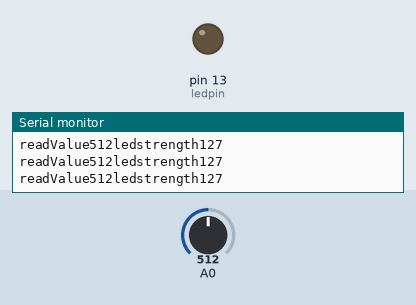
Simulated run of this sketch. Board: Arduino Uno, built with avr-gcc and run on an emulated ATmega328P. On the bench: output pins drawn as LEDs (lit = HIGH), the last lines printed to the serial monitor. Inputs (shaded band) come from the test bench; at power-on: A0 = 512.

Above: at 1.2 s.
1.3 s: A0 set to 524
At 3.0 s:
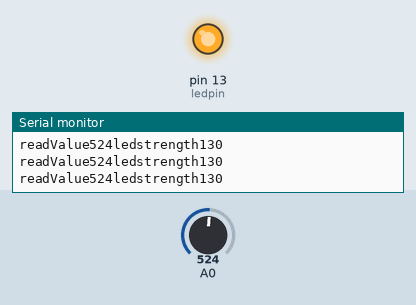
3.3 s: A0 set to 511
At 4.6 s:
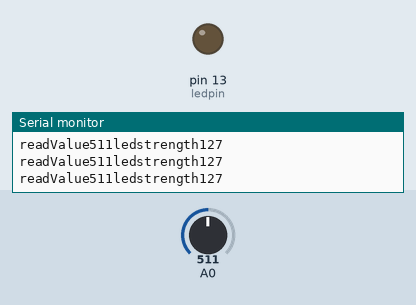
5.3 s: A0 set to 716
At 6.3 s:
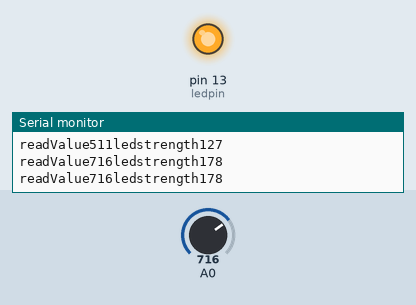
Timing chart, 0 to 8.3 s (numbered marks = the images above; inputs shaded):
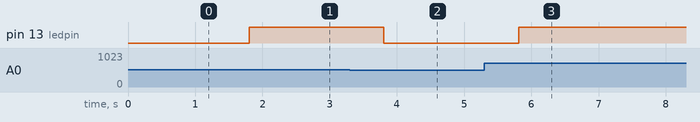

Measured:
- the behaviour switches between 514 and 515 on A0 (found by bisection; images 0 and 1)
- after the input at 1.3 s, pin 13 (ledpin): LOW → HIGH after 0.50 s
- after the input at 3.3 s, pin 13 (ledpin): HIGH → LOW after 0.51 s
- after the input at 5.3 s, pin 13 (ledpin): LOW → HIGH after 0.51 s

The sketch:

Task_14ledwithpot.ino
```cpp
//To control intensity of led using potentiometer and display the values on the serial monitor

int ledpin= 13;
int readValue;
int ledstrength;

void setup()
{
pinMode(ledpin,OUTPUT);
Serial.begin(9600);
}

void loop()
{
readValue= analogRead(A0);
Serial.print(     "readValue");
Serial.print(readValue);
delay(200);

ledstrength= map(readValue,0,1024,0,255);
analogWrite(13, ledstrength);
Serial.print(     "ledstrength");
Serial.println(ledstrength);
delay(200);
}
```
